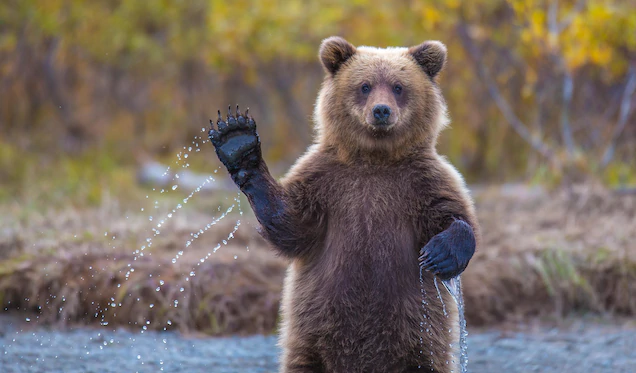
#> input picture Open CV/Open CV Basics/data set/3143130.jpg, 636 x 373 px
$ jupyter execute --allow-errors 'Open CV.ipynb'   (text cells are left out)
#> lines starting #> are read from the running program, lines starting #| are printed output that depends on the picture; after the words box and inside, x2 and y2 are one past the last pixel; in counts of white or black regions, pixels touching at a corner belong together; pictures that were not available may be replaced by others from this repository, and a replacement may not be noted
[cell 1]
import cv2
import numpy as np

[cell 2]
#imread is the function to read the images. It takes the path of the image present in the disk
img = cv2.imread('../data set/3143130.jpg')
#> img is the input picture: shape (373, 636, 3); mean B, G, R 98.7, 108.5, 120.5

[cell 3]
# imshow is the function to display the image. It takes 2 arguements
# first arguements is the name of the outputwindow
# second argument is the image which needs to be displayed
cv2.imshow("output1",img)

# if we dont add the add, it closes very quick. if we add a parameter 0 it means infinte time
cv2.waitKey(0)
cv2.destroyAllWindows()

[cell 4]
# Videocapture is the function to read the videos from the disk
cap = cv2.VideoCapture('../data set/AundhBridge.mp4')

[cell 5]
# since video is series of frames we need to display the video using the while loop
while True:
    # here we are reading the video frame by frame. each frame is stored in img
    # sucess is boolean flag which tells whether the image is sucessfully read or not
    success, img2 = cap.read()
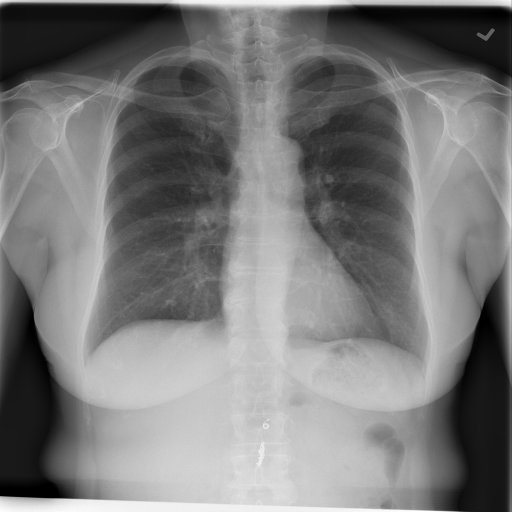
#> input picture Chest X-Ray images/data-set/CXR_data/effusion/00007862_000.png, 1024 x 1024 px, given in place of AundhBridge.mp4, which was not available (shown at 1/2 size)
#> img2 is the input picture: shape (1024, 1024, 3); min 0, max 255, mean 121.8
    # here we display the single frame which is stores in the variable img
    # video is the window name
    cv2.imshow('video',img2)
    # here if the delay is one milli second and q key is pressed then we stop the
    # window and close the video
    if cv2.waitKey(1) & 0xFF == ord('q'):
#> (key q is pressed here)
        cv2.destroyAllWindows()
        break

[cell 6]
# now we read the video from the webcam.
# the id of the webcam needs to send as a parameter
# if we send 0 the default web cam will be read from
cap1 = cv2.VideoCapture(0)

# we can the set the height and width of the video
# 3 is the id to set the width
# 4 is the id to set the height
# 10 is the id to set the brightness
cap1.set(3,640)
cap1.set(4,480)
cap1.set(10, 100)

[cell 7]
# since video is series of frames we need to display the video using the while loop
while True:
    # here we are reading the video frame by frame. each frame is stored in img
    # sucess is boolean flag which tells whether the image is sucessfully read or not
    success, img1 = cap1.read()
    # here we display the single frame which is stores in the variable img
    # video is the window name
    cv2.imshow('video',img1)
    # here if the delay is one milli second and q key is pressed then we stop the
    # window and close the video
    if cv2.waitKey(1) & 0xFF == ord('q'):
#> (key q is pressed here)
        cv2.destroyAllWindows()
        break

[cell 8]
#  now we will work with the images basic function
# here we are converting the image to grey scale image
# cvtColor convert the image into respective colour space
# in opencv the color is in BGR format
# to convert to gray we need to use cv2.COLOR_BAYER_BGR2GREY color space
imgGray = cv2.cvtColor(img, cv2.COLOR_BGR2GRAY)
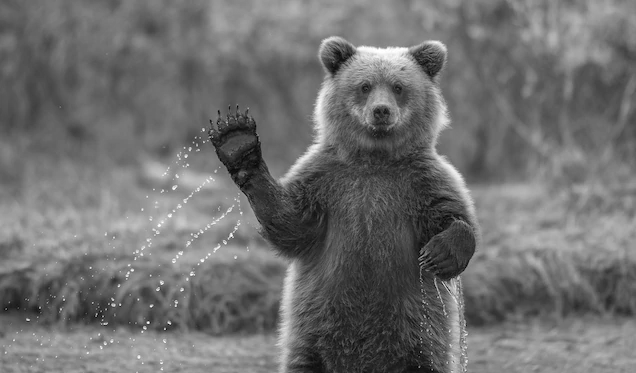
#> imgGray: shape (373, 636); min 1, max 255, mean 111
cv2.imshow('Color',img)
cv2.imshow('Gray Image',imgGray)
cv2.waitKey(0)
cv2.destroyAllWindows()

[cell 9]
# here we will use the gausscian blur image to blur our image
# GaussianBlur is the function used
# it takes 3 paramters
# first one is the image
# second is the kernel size perferable a odd number size of matrix
# third is the sigmaX value
imageBlur = cv2.GaussianBlur(imgGray, (7,7),0)
cv2.imshow('Blur Image',imageBlur)
cv2.imshow('Color',img)
cv2.imshow('Gray Image',imgGray)
cv2.waitKey(0)
cv2.destroyAllWindows()

[cell 10]
# here we will be using kanny edge detection
# it takes 3 parameters
# first parameter is the image
# second parameter is the threshold1
# third paramter is the threshhold
imgCanny = cv2.Canny(img, 150, 200)
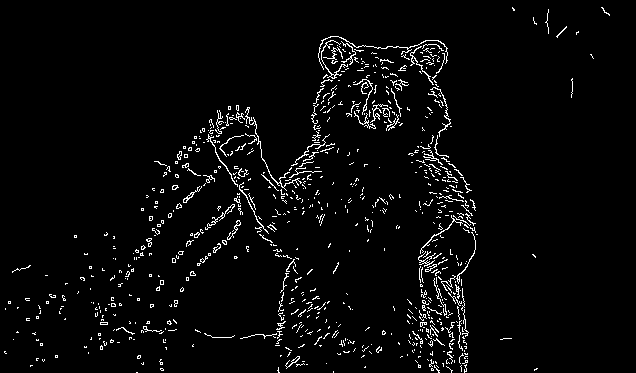
#> imgCanny: shape (373, 636); 3.4% white in thin lines or dots

cv2.imshow('Blur Image',imageBlur)
cv2.imshow('Color',img)
cv2.imshow('Gray Image',imgGray)
cv2.imshow('Canny Image',imgCanny)
cv2.waitKey(0)
cv2.destroyAllWindows()

[cell 11]
# now while detecting the edges the lines are not complete.
# to complete those lines we have the concept of dilation( it also increases the
#thicknes of the line)
# dilate function does the dilation process which takes 3 paramters
# the first paramter is images. here we are talking about the images edges hence
# second paramter is the kernel matrix
# third paramter is the number of iterations. i.e., the thickness of the edges
kernel = np.ones((5,5), np.uint8)
imgDilation = cv2.dilate(imgCanny,kernel, iterations =1)
#> imgDilation: shape (373, 636); 17.9% white; 121 white regions (1 under 20 px), largest, box (x1, y1, x2, y2) and area: (131, 34, 480, 373) 28972, (290, 317, 358, 357) 1097, (289, 290, 332, 321) 697

cv2.imshow('Blur Image',imageBlur)
cv2.imshow('Color',img)
cv2.imshow('Gray Image',imgGray)
cv2.imshow('Canny Image',imgCanny)
cv2.imshow('Dilation Image',imgDilation)
cv2.waitKey(0)
cv2.destroyAllWindows()

[cell 12]
# erode function does the erosion process which takes 3 paramters
# the first paramter is images. here we are talking about the images edges hence
# second paramter is the kernel matrix
# third paramter is the number of iterations. i.e., the thickness of the edges
imgEroded = cv2.erode(imgDilation, kernel, iterations =1)
#> imgEroded: shape (373, 636); 7.5% white; 207 white regions (156 under 20 px), largest, box (x1, y1, x2, y2) and area: (186, 36, 478, 373) 12387, (346, 73, 409, 131) 1377, (291, 292, 330, 319) 245

cv2.imshow('Blur Image',imageBlur)
cv2.imshow('Color',img)
cv2.imshow('Gray Image',imgGray)
cv2.imshow('Canny Image',imgCanny)
cv2.imshow('Dilation Image',imgDilation)
cv2.imshow('Eroded Image',imgEroded)
cv2.waitKey(0)
cv2.destroyAllWindows()

[cell 13]
# for resizing of the image first we need to know about the shape of the image
print(img.shape)
#| (373, 636, 3)

# here 373 is the height and 636 is the width of the image and 3 is 3 channels

[cell 14]
# now we will resize the image
# resize is the function which takes 2 paramets
# first paramter is the image
# second is the new size (width, height)
imgResize = cv2.resize(img, (300, 150))
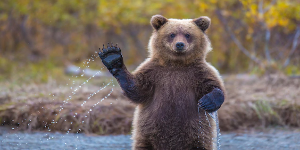
#> imgResize: shape (150, 300, 3); mean B, G, R 98.6, 108.4, 120.4
print(imgResize.shape)
#| (150, 300, 3)
cv2.imshow("output1",img)
cv2.imshow("Re sized Image",imgResize)

cv2.waitKey(0)
cv2.destroyAllWindows()

[cell 15]
# for cropping an image we can use the simple matrix calculations
# the first would be the height and second would be the width
imgCropped = img[0:200,200:500]
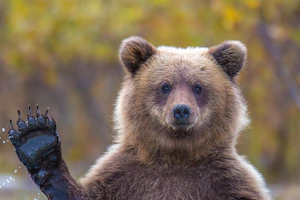
#> imgCropped: shape (200, 300, 3); mean B, G, R 88, 108.3, 125.4
cv2.imshow("output1",img)
cv2.imshow("Cropped Image",imgCropped)

cv2.waitKey(0)
cv2.destroyAllWindows()

[cell 16]
# here we will try to draw lines triangles rectangles and circle on the image
# also learn how to put text on images
# first we will create a matrix with zeros using numpy. zero means black. One means white
# here 3 is the channels
imgblack = np.zeros((512,512,3), np.uint8)
cv2.imshow("Image1",imgblack)
cv2.waitKey(0)
cv2.destroyAllWindows()
print(imgblack.shape)

[cell 17]
# now we will look how can we color this image
# here we are completely colouring the image. We have coloured the whole image with blue
# colon here refers to all values in the matrix
imgblack[:] = 255,0,0
cv2.imshow("Image2",imgblack)
cv2.waitKey(0)
cv2.destroyAllWindows()

[cell 18]
# now we will look how can we color this image
# here we are  colouring part the image. We have coloured the whole image with blue
# colon here refers to all values in the matrix
imgblack[200:300,100:300] = 0,255,0
print(imgblack)
cv2.imshow("Image3",imgblack)
cv2.waitKey(0)
cv2.destroyAllWindows()

[cell 19]
# lets now learn about how to draw lines on the images
# line function takes  5 paramters
# first parmater is the image
# second paramter is the starting point
# third parameter is the ending point
# fourth paramter is the colour of the line
# fifth paramter is the thickness os the line
cv2.line(imgblack, (0,0), (300,300), (0,0,255), 3)
cv2.imshow("Image4",imgblack)
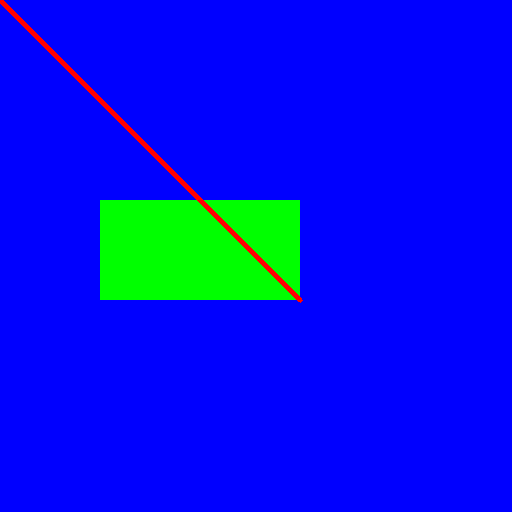
#> window 'Image4': shape (512, 512, 3); mean B, G, R 234.2, 18.8, 2
cv2.waitKey(0)
cv2.destroyAllWindows()

[cell 20]
# lets now learn about how to draw rectangles on the images
# rectangle function takes 5 paramters
# first parmater is the image
# second paramter is the starting point (diagnol starting point)
# third parameter is the ending point (diagnol ending point)
# fourth paramter is the colour of the line
# fifth paramter is the thickness os the line
cv2.rectangle(imgblack, (0,0), (250,350), (100,125,255), 3)
cv2.imshow("Image5",imgblack)
cv2.waitKey(0)
cv2.destroyAllWindows()

[cell 21]
# lets now learn about how to draw rectangles and fill the rectangle on the images
# rectangle function takes 5 paramters
# first parmater is the image
# second paramter is the starting point (diagnol starting point)
# third parameter is the ending point (diagnol ending point)
# fourth paramter is the colour of the line
# fifth paramter is the parameter to say to be filled
cv2.rectangle(imgblack, (0,0), (250,350), (100,125,255), cv2.FILLED)
cv2.imshow("Image6",imgblack)
cv2.waitKey(0)
cv2.destroyAllWindows()

[cell 22]
# lets now learn about how to draw circles on the images
# circle function takes 5 paramters
# first parmater is the image
# second paramter is the center of the circle
# third parameter is the radius of the circle
# fourth paramter is the colour of the line
# fifth paramter is the thickness
cv2.circle(imgblack, (400,50), 30, (55,75,255), 5)
cv2.imshow("Image7",imgblack)
cv2.waitKey(0)
cv2.destroyAllWindows()

[cell 23]
# now we will learn how to put the text on the image
# putText takes
# first parmater is the image
# second paramter what text we should be displaying
# third paramter is the origin of the text
# fourth paramter is the font
# fifth paramter is the scale
# sixth paramter is the color
# seventh paramter is the thickness of the text
cv2.putText(imgblack, 'Hello OpenCV', (100,100), cv2.FONT_HERSHEY_COMPLEX,1,(0,150,0,2))
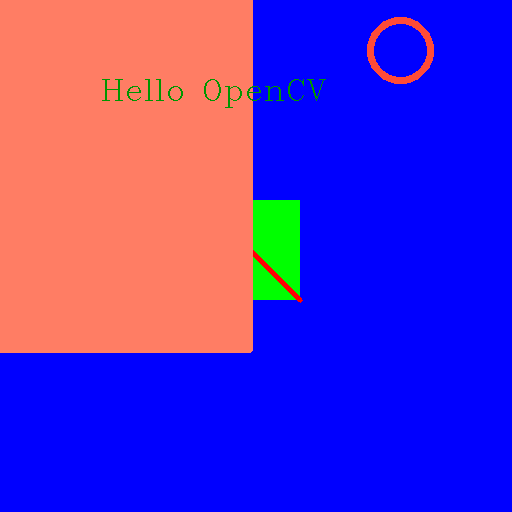
#> imgblack: shape (512, 512, 3); mean of channels 0, 1, 2 196.1, 47.4, 87.9; drawn as B, G, R
cv2.imshow("Image8",imgblack)
cv2.waitKey(0)
cv2.destroyAllWindows()

[cell 24]
# now we learning about the wrap prespective of an image
# we will try to get the single image of cards. we need the four points of the image
# in the four points we are going to apply the wrap prespective

width,height = 250,350
img123 = cv2.imread('../data set/cards.jpg')
# four corner points of the image
pts1 = np.float32([[529,142],[771,190],[405,395],[674,457]])
# now for each point we need mention which corner are we refering to
pts2 = np.float32([[0,0],[width,0],[0,height],[width, height]])

# now we write the tranformation matrix using getPrespectiveTranform
# 2 paramters the points
matrix = cv2.getPerspectiveTransform(pts1, pts2)

#> (the rest of this cell did not finish here and is left out)

[cell 25]
# we will now try to stack the images vertical and horizonal using numpy
# this can be achived if we have the same shape and same channel

img111 = cv2.imread('../data set/3143130.jpg')

imghor = np.hstack((img111,img111))
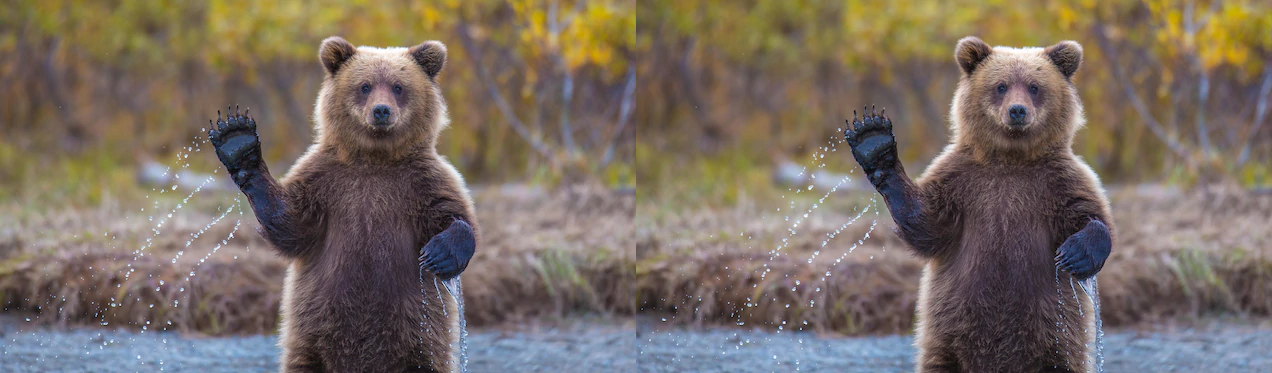
#> imghor: shape (373, 1272, 3); mean B, G, R 98.7, 108.5, 120.5
imgver = np.vstack((img111, img111))
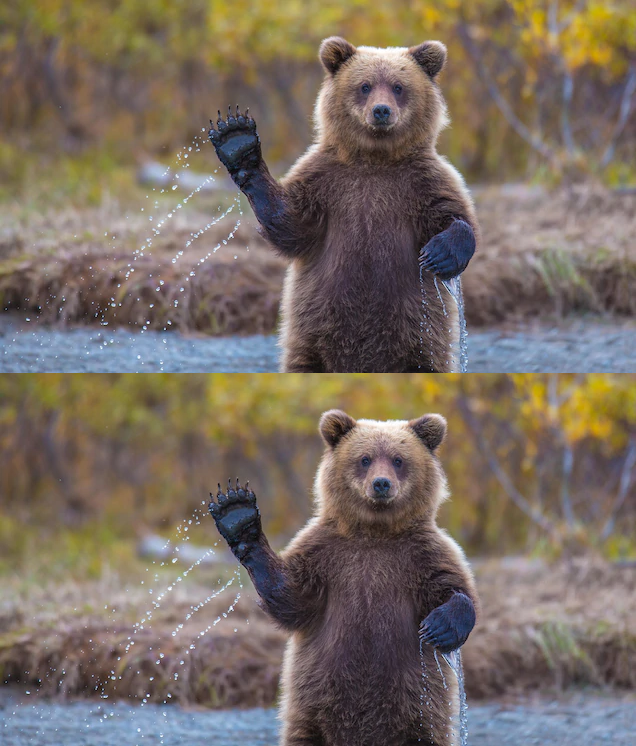
#> imgver: shape (746, 636, 3); mean B, G, R 98.7, 108.5, 120.5

cv2.imshow("Image11",imghor)
cv2.imshow("Image12",imgver)
cv2.waitKey(0)
cv2.destroyAllWindows()

[cell 26]
# now we write a custom function to stack the images

def stackImages(scale,imgArray):
#> called with scale = 0.75
    rows = len(imgArray)
    cols = len(imgArray[0])
    rowsAvailable = isinstance(imgArray[0], list)
    width = imgArray[0][0].shape[1]
    height = imgArray[0][0].shape[0]
    if rowsAvailable:
        for x in range ( 0, rows):
            for y in range(0, cols):
                if imgArray[x][y].shape[:2] == imgArray[0][0].shape [:2]:
                    imgArray[x][y] = cv2.resize(imgArray[x][y], (0, 0), None, scale, scale)
                else:
                    imgArray[x][y] = cv2.resize(imgArray[x][y], (imgArray[0][0].shape[1], imgArray[0][0].shape[0]), None, scale, scale)
                if len(imgArray[x][y].shape) == 2: imgArray[x][y]= cv2.cvtColor( imgArray[x][y], cv2.COLOR_GRAY2BGR)
        imageBlank = np.zeros((height, width, 3), np.uint8)
        hor = [imageBlank]*rows
        hor_con = [imageBlank]*rows
        for x in range(0, rows):
            hor[x] = np.hstack(imgArray[x])
        ver = np.vstack(hor)
    else:
        for x in range(0, rows):
            if imgArray[x].shape[:2] == imgArray[0].shape[:2]:
                imgArray[x] = cv2.resize(imgArray[x], (0, 0), None, scale, scale)
            else:
                imgArray[x] = cv2.resize(imgArray[x], (imgArray[0].shape[1], imgArray[0].shape[0]), None,scale, scale)
            if len(imgArray[x].shape) == 2: imgArray[x] = cv2.cvtColor(imgArray[x], cv2.COLOR_GRAY2BGR)
        hor= np.hstack(imgArray)
        ver = hor
    return ver

img11 = cv2.imread('../data set/3143130.jpg')
img121 = cv2.cvtColor(img11, cv2.COLOR_BGR2GRAY)

imgstack = stackImages(0.75,([img11, img121, img11],[img121, img11, img121]))
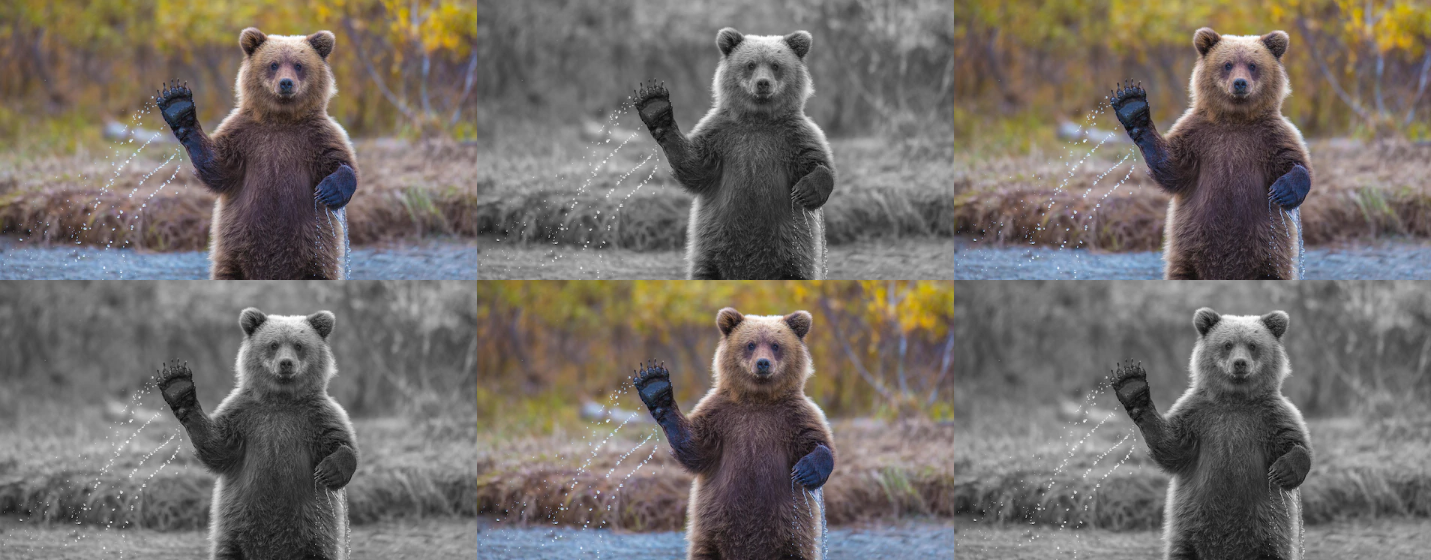
#> imgstack: shape (560, 1431, 3); mean B, G, R 104.7, 109.6, 115.6
cv2.imshow("Image13",imgstack)
cv2.waitKey(0)
cv2.destroyAllWindows()
